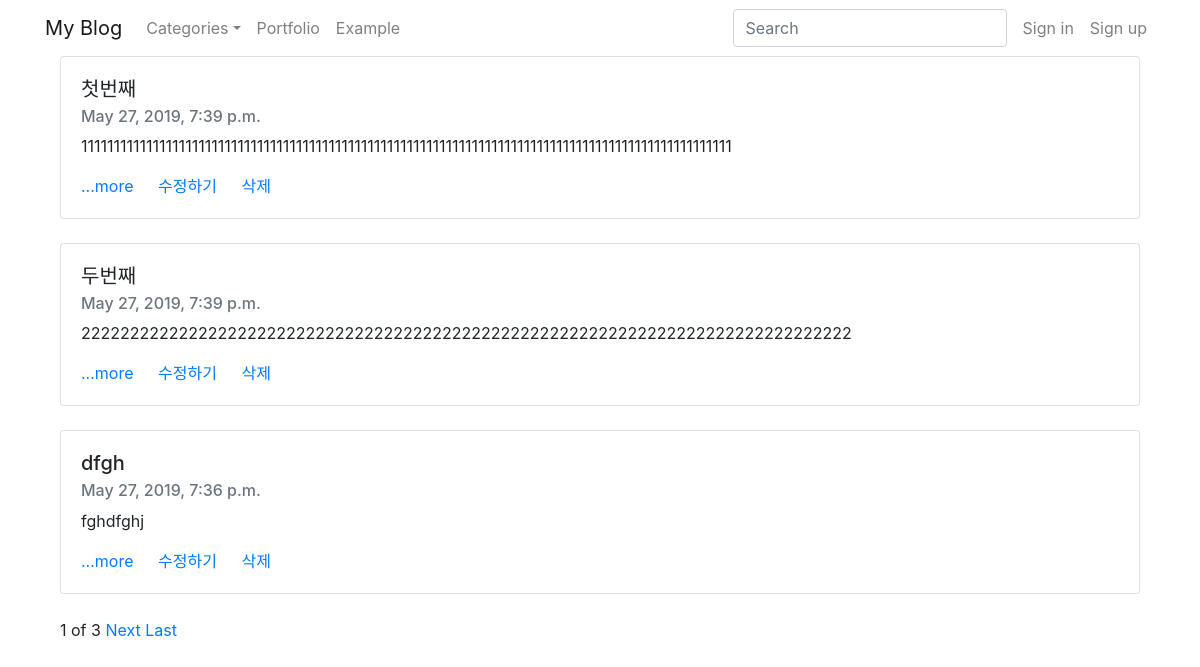
The page / on the database its author committed.
### blog/models.py (models this page shows, shortened)
class Blog(models.Model):
    title = models.CharField(max_length = 200)
    pub_date = models.DateTimeField('date published')
    body = models.TextField()
    def summary(self):
        return self.body[:100] # 바디라고 지정한 글 부분을 100개로 제한한다.

### blog/views.py (the view)
# urls.py: 2. Add a URL to urlpatterns:  path('', views.home, name='home')
def home(request):
    blogs = Blog.objects
    blog_list = Blog.objects.all()
    paginator = Paginator(blog_list, 3)
    page = request.GET.get('page')
    posts = paginator.get_page(page)
    return render(request, 'home.html', {'blogs':blogs, 'posts':posts})

### templates/home.html (shortened to what this page needs)
{% extends 'base.html' %}
{% block body %}
    {% for blog in posts %}
    <div class="container">
    <div class="card">
        <div class="card-body">
        <h5 class="card-title">{{blog.title}}</h5>
        <h6 class="card-subtitle mb-2 text-muted">{{blog.pub_date}}</h6>
        <p class="card-text">{{blog.summary}}</p>
        <a href="{% url 'detail' blog.id %}" class="card-link">...more</a>
        <a href="{% url 'edit' blog.id %}" class="card-link">수정하기</a>
        <a href="{% url 'delete' blog.id %}" class="card-link">삭제</a>
        </div>
    </div><br>
    </div>
    {%endfor%}
    <div class = "container">
        <span>{{posts.number}}</span>
        <span>of</span>
        <span>{{posts.paginator.num_pages}}</span>
        {%if posts.has_next%}
        <a href="?page={{posts.next_page_number}}">Next</a>
        <a href="?page={{posts.paginator.num_pages}}">Last</a>
        {%endif%}
        </div>
{% endblock %}

### rows shown on the page
Blog: title "첫번째", pub_date "May 27, 2019, 7:39 p.m.", summary "1111111111111111111111111111111111111111111111111111111111111111111111111111111111111111111111111111"
Blog: title "두번째", pub_date "May 27, 2019, 7:39 p.m.", summary "2222222222222222222222222222222222222222222222222222222222222222222222222222222"
Blog: title "dfgh", pub_date "May 27, 2019, 7:36 p.m.", summary "fghdfghj"

### other values the page prints
{{ posts.number }} "1"
{{ posts.paginator.num_pages }} "3"
